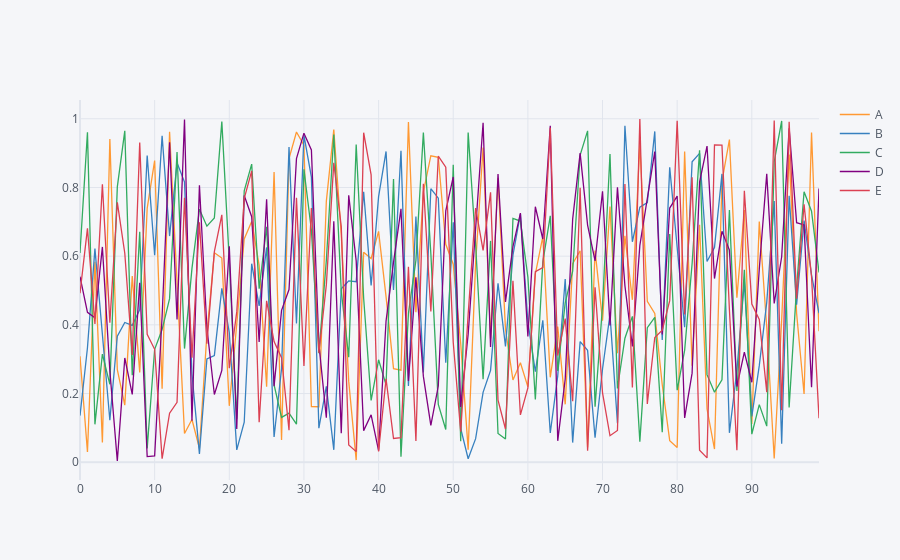

The code cell stored with this chart in its notebook:
### Markdown cell above
4. Choosing the plot types:

### Code cell
main(cat)
